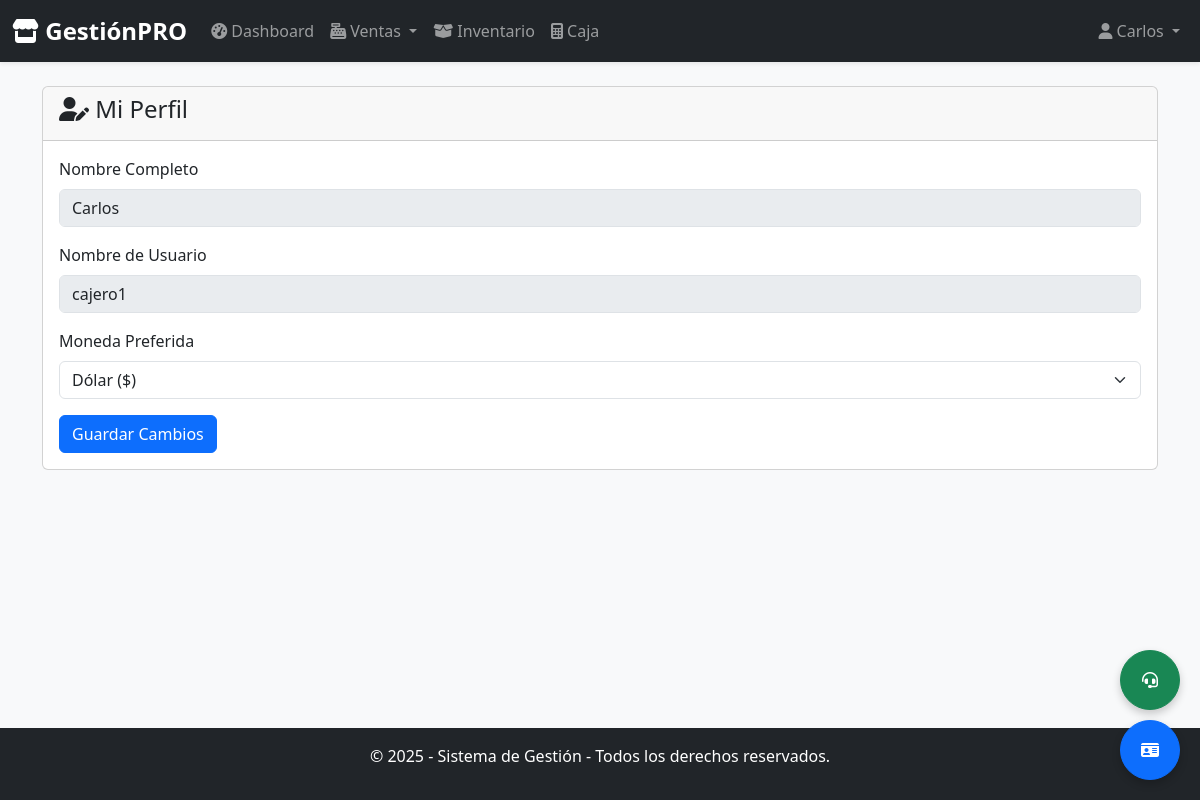
Page /modules/perfil/index.php (signed in) on the committed database.
### tables this page shows
CREATE TABLE `usuarios` (
  `id_usuario` int(11) NOT NULL,
  `nombre_completo` varchar(100) NOT NULL,
  `username` varchar(50) NOT NULL,
  `password` varchar(255) NOT NULL COMMENT 'Guardar siempre contraseñas hasheadas',
  `id_rol` int(11) NOT NULL,
  `moneda` varchar(5) NOT NULL DEFAULT '$' COMMENT 'Símbolo de la moneda preferida',
  `activo` tinyint(1) NOT NULL DEFAULT 1,
  `fecha_creacion` timestamp NOT NULL DEFAULT current_timestamp()
);

### modules/perfil/index.php (the view, shortened to what this page needs)
<?php
require_once __DIR__ . '/../../includes/header.php';
$stmt = $conexion->prepare("SELECT nombre_completo, username, moneda FROM usuarios WHERE id_usuario = ?");
$stmt->bind_param("i", $_SESSION['id_usuario']);
$stmt->execute();
$usuario = $stmt->get_result()->fetch_assoc();
?>
<div class="card">
    <div class="card-header">
        <h4><i class="fas fa-user-edit"></i> Mi Perfil</h4>
    </div>
    <div class="card-body">
        <form action="guardar.php" method="POST">
            <div class="mb-3">
                <label class="form-label">Nombre Completo</label>
                <input type="text" class="form-control" value="<?php echo htmlspecialchars($usuario['nombre_completo']); ?>" disabled>
            </div>
            <div class="mb-3">
                <label class="form-label">Nombre de Usuario</label>
                <input type="text" class="form-control" value="<?php echo htmlspecialchars($usuario['username']); ?>" disabled>
            </div>
            <div class="mb-3">
                <label for="moneda" class="form-label">Moneda Preferida</label>
                <select name="moneda" id="moneda" class="form-select">
                    <option value="$" <?php echo ($usuario['moneda'] == '$') ? 'selected' : ''; ?>>Dólar ($)</option>
                    </select>
            </div>
            <button type="submit" class="btn btn-primary">Guardar Cambios</button>
        </form>
    </div>
</div>
<?php require_once __DIR__ . '/../../includes/footer.php'; ?>

### assets/css/style.css (style rules this page uses)
body { display: flex; flex-direction: column; min-height: 100vh; }

### rows in the picture
usuarios: nombre_completo "Carlos", username "cajero1", moneda "Dólar ($)"

### other values in the picture
getConfig('nombre_tienda') "GestiónPRO"
$_SESSION['nombre_usuario'] "Carlos"
